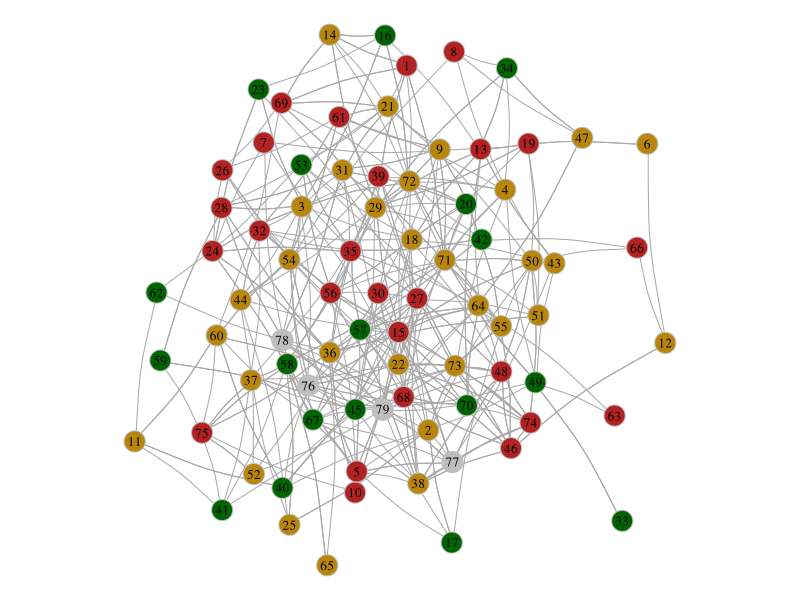
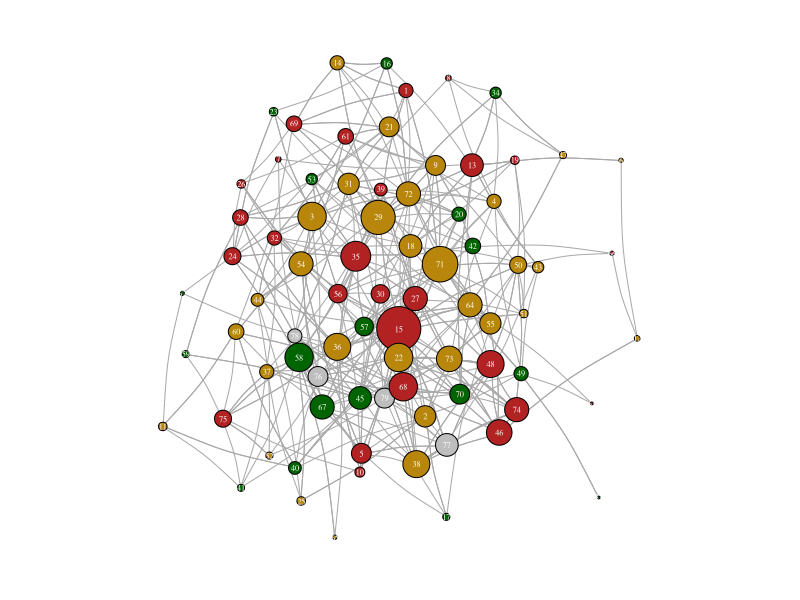
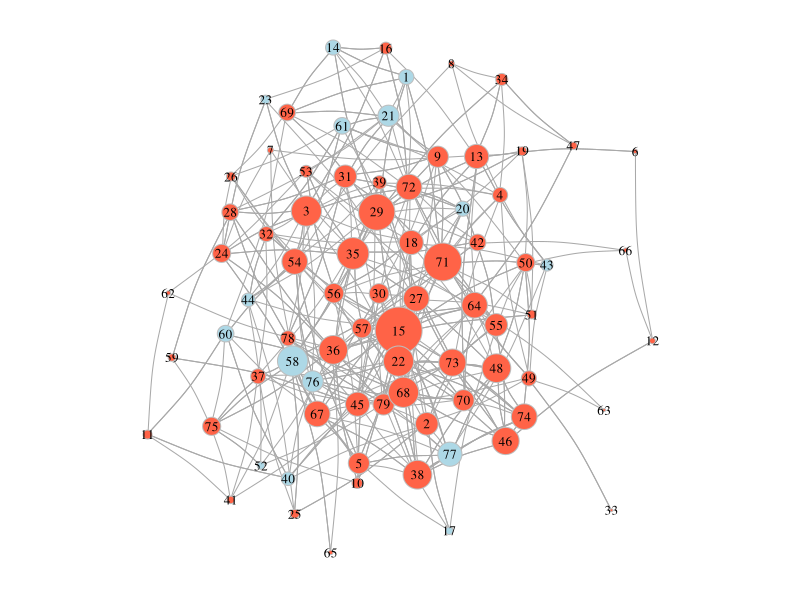

These charts were generated, in order, by the following R code:
## ---- chunk 1
knitr::opts_chunk$set(echo = TRUE)
knitr::opts_chunk$set(message = FALSE)
knitr::opts_chunk$set(warning = FALSE)
knitr::opts_chunk$set(eval = FALSE)
knitr::opts_chunk$set(include = TRUE)
library(igraph)
CatData <- read.csv('Category.csv')
NetData <- read.csv('Network.csv')

## ---- chunk 2
Netgraph <- graph_from_data_frame(NetData, directed = FALSE)
summary(Netgraph)
V(Netgraph)
## ---- chunk 3
library(tidyverse)
g<- as.undirected(Netgraph)
summary(g)

## ---- chunk 4
as.numeric(V(g)$name) %>% sort()

CatData[is.na(CatData)]= "na"

CatData$color <- case_when(CatData$MVPA.Category == "Low" ~ "firebrick",
                              CatData$MVPA.Category == "Middle" ~ "darkgoldenrod",
                              CatData$MVPA.Category == "High" ~ "darkgreen",
                             CatData$MVPA.Category == "na" ~ "gray")

CatData <- CatData[match(V(g)$name, CatData$Target), ]
head(CatData)

V(g)$MVPA.Cat <- CatData$MVPA.Category
V(g)$color <- CatData$color

par(mar=c(0,0,0,0)+.1)
plot(g, 
     
     edge.arrow.size=.1, vertex.color= V(g)$color, vertex.size=8, 

     vertex.frame.color="gray", vertex.label.color="black", 

     vertex.label.cex=0.8, edge.curved=0.1,
     
     layout=layout.kamada.kawai)




## ---- chunk 5

deg <- degree(g, mode="all")

par(mar=c(0,0,0,0)+1)
plot(g, 
     
     edge.arrow.size=.1, vertex.color= V(g)$color, vertex.size=deg*0.6, 

     vertex.frame.color="black", vertex.label.color="white", 

     vertex.label.cex=0.5, edge.curved=0.1,
     
     layout=layout.kamada.kawai)
## ---- chunk 6

CatData$Gendercolor <- case_when(CatData$Gender == "F" ~ "tomato",
                              CatData$Gender == "M" ~ "lightblue")

V(g)$gender <- CatData$Gendercolor

par(mar=c(0,0,0,0)+.1)
plot(g, 
     
     edge.arrow.size=.1, vertex.color= V(g)$gender, vertex.size=deg*0.6, 

     vertex.frame.color="gray", vertex.label.color="black", 

     vertex.label.cex=0.8, edge.curved=0.1,
     
     layout=layout.kamada.kawai)



## ---- chunk 7

assortativity_df<- data.frame(matrix(ncol=7,nrow=1))
colnames(assortativity_df) <- c("MVPA","MVPA.Cat","Gender","IntrinsicMotivation","ExtrinsicMotivation","ExtBodyMindMotives","ExtSocialMotives")

assortativity_df$MVPA.Cat<- igraph::assortativity(
  g, 
  as.integer(as.factor(V(g)$MVPA.Cat))
)

V(g)$MVPA <- CatData$MVPA
assortativity_df$MVPA<- igraph::assortativity(
  g, 
  as.integer(as.factor(V(g)$MVPA))
)


assortativity_df$Gender<- igraph::assortativity(
  g, 
  as.integer(as.factor(V(g)$gender))
)


V(g)$InMot <- CatData$Intrinsic.motivation

assortativity_df$IntrinsicMotivation<- igraph::assortativity(
  g, 
  as.integer(as.factor(V(g)$InMot))
)

V(g)$ExMot <- CatData$Extrinsic.motivation
assortativity_df$ExtrinsicMotivation<- igraph::assortativity(
  g, 
  as.integer(as.factor(V(g)$ExMot))
)

V(g)$ExMotBMM <- CatData$Ext.motivation..Body.mind.motives
assortativity_df$ExtBodyMindMotives <- igraph::assortativity(
  g, 
  as.integer(as.factor(V(g)$ExMotBMM))
)

V(g)$ExMotSM <- CatData$Ext.motivation..Social.motives
assortativity_df$ExtSocialMotives<- igraph::assortativity(
  g, 
  as.integer(as.factor(V(g)$ExMotSM))
)

assortativity_df
## ---- chunk 8
transitivity1_df <- as.data.frame ( rbind(V(g)$name,
      transitivity(g, type='local',weights=NA) %>% round (3)
      )) 

transitivity1_df <-as.data.frame ( t(apply(transitivity1_df,1,sort)))

transitivity1_df <- t(transitivity1_df)
colnames(transitivity1_df) <- c("Target", "LCC")
transitivity1_df

library(dplyr)
df<-rbind(CatData$Target,CatData$MVPA)
df <- t(df)
colnames(df) <- c("Target", "MVPA")
df

transitivity_df <- merge(transitivity1_df, df)

transitivity_df <- na.omit(transitivity_df)

transitivity_df



## ---- chunk 9
transitivity_df$MVPA <- as.numeric(transitivity_df$MVPA)
transitivity_df$LCC <- as.numeric(transitivity_df$LCC)

cor.test(transitivity_df$MVPA, transitivity_df$LCC, method = c("pearson"))

## ---- chunk 10
d <- degree(g)
CatData$Degree <- d[as.character(CatData$Target)]

CatData$MVPA<- as.numeric(CatData$MVPA)
CatData$Degree<- as.numeric(CatData$Degree)
cor.test(CatData$MVPA, CatData$Degree, method = c("pearson"))

## ---- chunk 11

transitivity (g, type='global')


